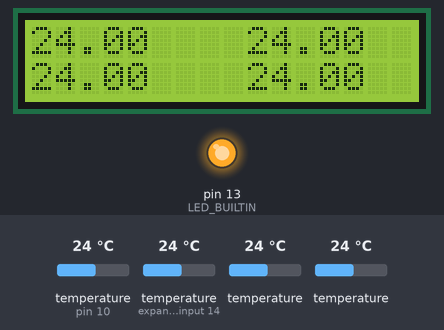
A sketch run on a simulated Arduino Uno, built with avr-gcc and run on an emulated ATmega328P. Shown: 16×2 character LCD, output pins drawn as LEDs (lit = HIGH). The test bench sets the inputs (shaded band); at power-on: temperature (sensors on pin 10, expander input 14) 24 °C, temperature 24 °C.

Above: at 2.5 s.
2.6 s: temperature (sensor on pin 10) set to 12 °C
At 5.7 s:
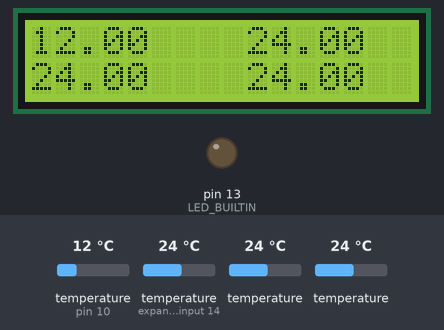
8.2 s: temperature (sensor on expander input 14) set to 12 °C
At 10.8 s:
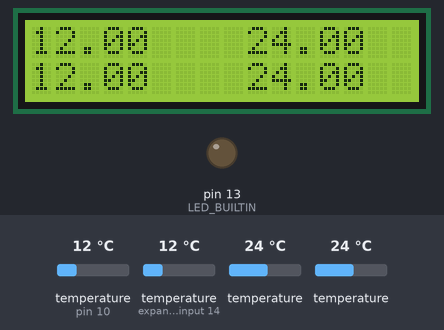
13.8 s: temperature (sensor 310) set to 12 °C
At 17.0 s:
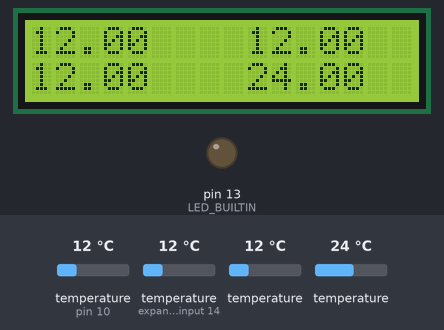
19.5 s: temperature (sensor 410) set to 12 °C
At 22.1 s:
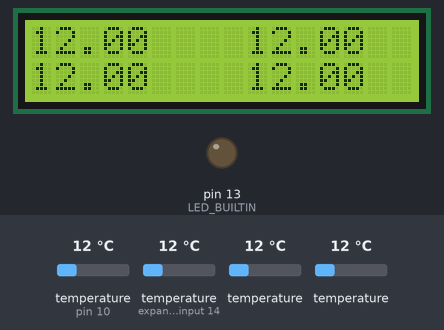
25.1 s: temperature (sensor on pin 10) set to 19 °C
At 28.3 s:
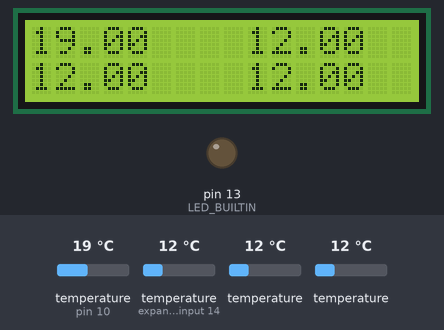
30.8 s: temperature (sensor on expander input 14) set to 19 °C
At 33.3 s:
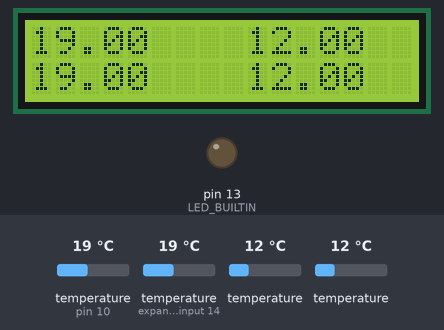
Timing chart, 0 to 36.5 s (numbered marks = the images above; inputs shaded):
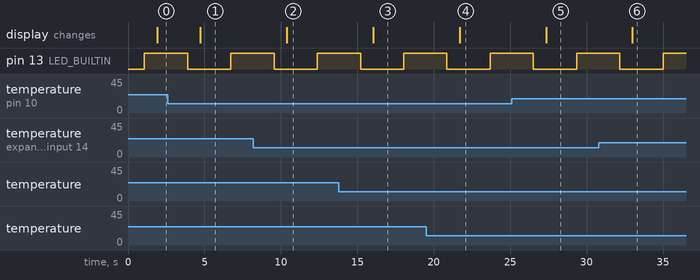

Measured:
- after the input at 2.6 s, the display: changes after 2.1 s (image 1)
- after the input at 8.2 s, the display: changes after 2.2 s (image 2)
- after the input at 13.8 s, the display: changes after 2.2 s (image 3)
- after the input at 19.5 s, the display: changes after 2.2 s (image 4)
- after the input at 25.1 s, the display: changes after 2.2 s (image 5)
- after the input at 30.8 s, the display: changes after 2.2 s (image 6)

The sketch:

ds18b20_lcd_i2c.ino
```cpp
/*
*  LCM1602 & Arduino Uno
*  VCC - > 5 V
*  GND - GND
*  SCL -> A5
*  SDA -> A4
*/

#include <Wire.h>   // standardowa biblioteka Arduino
#include <LiquidCrystal_I2C.h> // dolaczenie pobranej biblioteki I2C dla LCD
#include <OneWire.h>
#include <DallasTemperature.h>

OneWire ds(10);
DallasTemperature sensors(&ds);

LiquidCrystal_I2C lcd(0x27, 2, 1, 0, 4, 5, 6, 7, 3, POSITIVE);  // Ustawienie adresu ukladu na 0x27


void setup() {
  sensors.begin();
  pinMode(LED_BUILTIN, OUTPUT);
  lcd.begin(16,2);   // Inicjalizacja LCD 2x16

  lcd.backlight(); // zalaczenie podwietlenia
//  lcd.setCursor(0,0); // Ustawienie kursora w pozycji 0,0 (pierwszy wiersz, pierwsza kolumna)
//  lcd.print("Hello, world!");
//  lcd.setCursor(0,1); //Ustawienie kursora w pozycji 0,0 (drugi wiersz, pierwsza kolumna)
//  lcd.print("Temperatury");

}

boolean led = true;

void loop() {
  delay(1000);
  if (led) {
    digitalWrite(LED_BUILTIN, HIGH);
   led = false;
  } else {
    digitalWrite(LED_BUILTIN, LOW);
    led = true;
  }
  sensors.requestTemperatures();
  lcd.clear();

  lcd.setCursor(0, 0);
  lcd.print(sensors.getTempCByIndex(0));

  lcd.setCursor(0, 1);
  lcd.print(sensors.getTempCByIndex(1));

  lcd.setCursor(9, 0);
  lcd.print(sensors.getTempCByIndex(3));

  lcd.setCursor(9, 1);
  lcd.print(sensors.getTempCByIndex(4));

  delay(1000);
}
```
